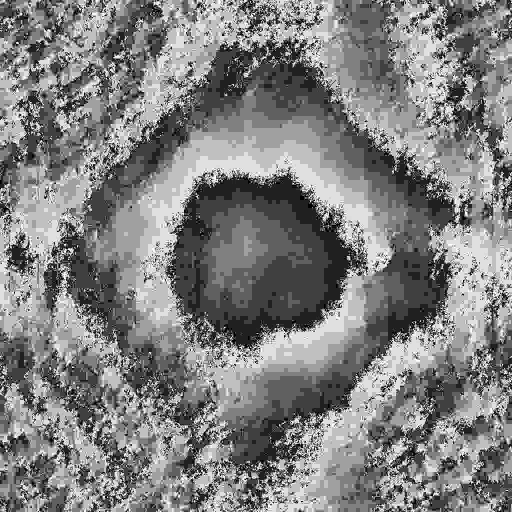
#> input picture CGH_compression/folder/JPEG1.bmp, 1024 x 1024 px, found by its file name (shown at 1/2 size); its folder holds 2 pictures in this run
$ python encode_bytes.py
#> lines starting #> are read from the running program, lines starting #| are printed output that depends on the picture
#!/usr/bin/env python
# -*- coding: utf-8 -*-

"""This is an implementation of encoding algorithm for computer-generated holograms that reads bmp files and encodes them as sequences of 8 pixels written in 8-bits data.

This is a part of Bachelor's thesis: "Design of a lossless algorithm of computer-generated holograms".

Author: Paula Kochańska
Faculty of Physics
Warsaw University of Technology
Warsaw 2017
"""

import cv2
import numpy as np
import os
import math
import io
import sys
import time


def get_bit_plane(mat, mask):

    """Extracts single bitplane from given bmp file.

    Parameters
    ----------
    mat: 2D array_like
        Array representation of bmp file.
    mask: int
        Number representing bitplane.

    Returns
    -------
    bitplane: 2D array_like
        Extracted bitplane.
    """

    rows, cols = mat.shape
    bitplane = np.zeros(mat.shape, dtype=np.uint8)

    for i in range(0, rows):
        for j in range(0, cols):
            px = mat.item(i,j) & mask
            bitplane.itemset((i,j),np.uint8(px))

    return bitplane


def extract_bitplanes(image, file_path):

    """Extracts every bitplane from given image.

    Parameters
    ----------
    image: 2D array_like
        Array representation of bmp file.
    file_path: string
        Path to the bmp file.
    """

    if not os.path.exists(file_path):
        os.makedirs(file_path)

    bit_planes = 8
    for i in range(0, bit_planes):
        bitplane = get_bit_plane(image, 0b00000001 << i)
        cv2.imwrite(file_path + "\{}_.bmp".format(i), bitplane)
        print ("Image {}.bmp".format(i))


# [61 lines left out: functions pxls_to_bytes, encode_pxls, not called in this run]


def main():
    print('Bytes algorithm - compression')
    print('Author: Paula Kochańska')
    print('Faculty of Physics, Warsaw University of Technology')
    print('')

    sources_path = input('Path to source bitmaps: ')
#> the answer given: folder
    if not os.path.exists(sources_path):
        print('Wrong path')
        print('Program is closing')
        sys.exit(0)

    bin_files_path = input('Path to output binary files: ')
#> the answer given: out.png
    if not os.path.exists(bin_files_path):
        os.makedirs(bin_files_path)

    file_names = [os.path.splitext(f)[0] for f in os.listdir(sources_path) if f.endswith('.bmp') or f.endswith('.BMP')]

    if (len(file_names) > 0):
        print('Found files: {}'.format(file_names))
    else:
        print('No files in source directory: {}'.format(sources_path))
        print('Program is closing')
        print ('')
        sys,exit(0)

    for file_name in file_names:
        dir_path = bin_files_path + '\\' + file_name
        if not os.path.exists(dir_path):
            os.makedirs(dir_path)

        image_file = sources_path + '\\' + file_name + '.bmp'
        image = cv2.imread(image_file, cv2.IMREAD_GRAYSCALE)
#> image is the input picture: shape (1024, 1024); min 0, max 255, mean 128.1
        print ('Image {} loaded.'.format(image_file))

        start_time = time.time()
        print ('Extracting bitplanes to {}.'.format(dir_path))
        extract_bitplanes(image, dir_path)
#> the loop in extract_bitplanes, `for i in range(0, bit_planes):` made 8 passes
#> pass 1, in extract_bitplanes, `bitplane = get_bit_plane(image, 0b00000001 << i)`:
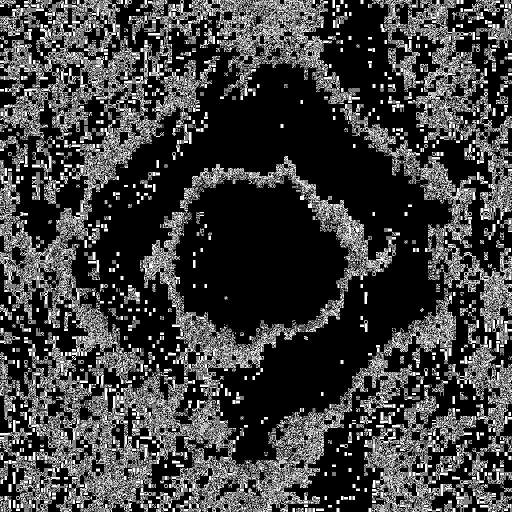
#> bitplane: shape (1024, 1024) (shown at 1/2 size); values 0 (black) and 1 (white), 25.1% white in thin lines or dots
#> pass 2, in extract_bitplanes, `bitplane = get_bit_plane(image, 0b00000001 << i)`:
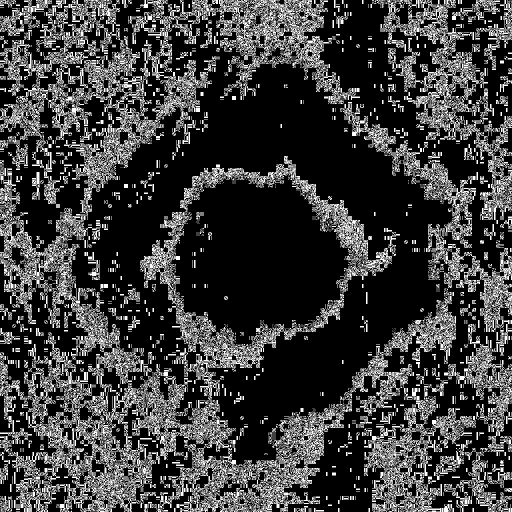
#> bitplane: shape (1024, 1024) (shown at 1/2 size); values 0 (black) and 2 (white), 23.9% white in thin lines or dots
#> pass 3, in extract_bitplanes, `bitplane = get_bit_plane(image, 0b00000001 << i)`:
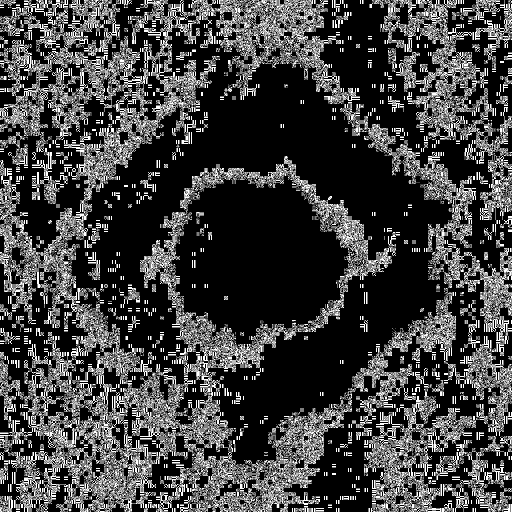
#> bitplane: shape (1024, 1024) (shown at 1/2 size); values 0 (black) and 4 (white), 25.2% white in thin lines or dots
        print('Extracting bitplanes took {} seconds'.format(time.time()- start_time))
        print ('')

        if len([f for f in os.listdir(dir_path)]) == 0:
            print ('No images to encode. Program is closing.')
            print('')
            sys.exit(0)
#> (the program exits here)
